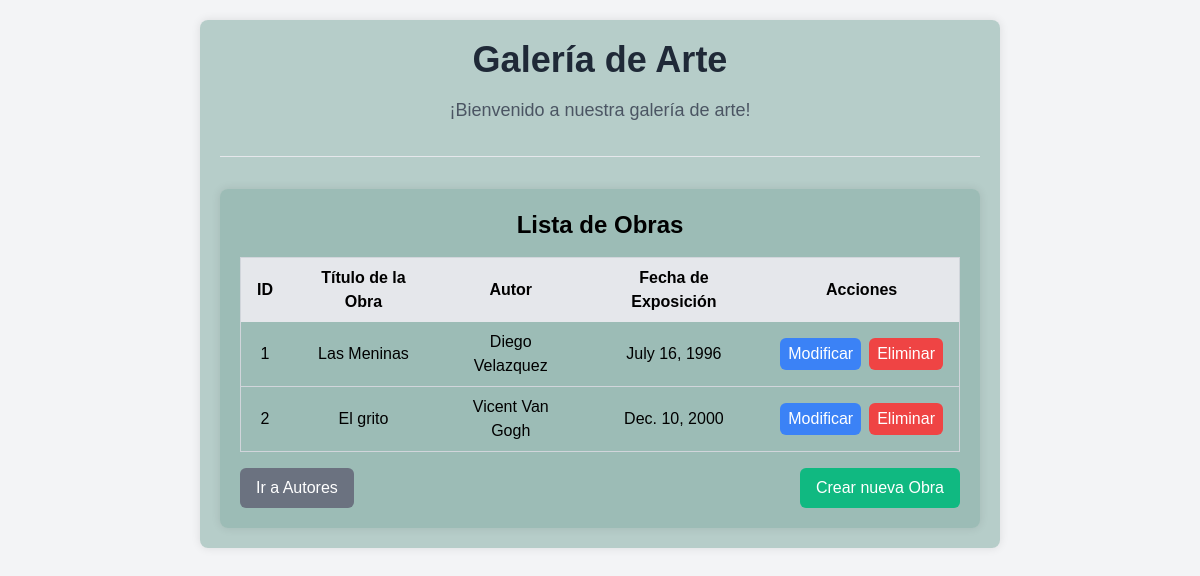
Screenshot of /obra/ with the database file from the repository.
### myapp/models.py (models this page shows, shortened)
class Obra(models.Model):
    Titulo = models.CharField('Titulo de la Obra', max_length = 50, null = False, blank = False)
    Autor = models.ForeignKey(Autor, on_delete = models.DO_NOTHING)
    Fecha_Exposicion = models.DateField()
    class Meta:
        db_table = "obras"

class Autor(models.Model):
    Nombre = models.CharField('Nombre del autor', max_length = 30, null = False, blank = False)
    Apellido = models.CharField('Apellido del autor', max_length = 30, null = False, blank = False)
    Pintura = models.CharField('Estilo de pintura', max_length=50, null = False, blank = False)
    class Meta:
        db_table = "autores"
    def __str__(self):
        return self.Nombre + ' ' + self.Apellido

### myapp/views.py (the view)
# urls.py: path('obra/', obra_lista, name="Lista_Obras"),
def obra_lista(request):
    obras = Obra.objects.all()
    return render(request, 'obra/lista_obra.html', {'obras': obras})

### myapp/templates/obra/lista_obra.html
{% extends 'base.html' %}
{% block content %}
<div class="container mx-auto px-4 py-8">
  <h2 class="text-2xl font-bold text-center mb-4">Lista de Obras</h2>
  <div class="overflow-x-auto">
    <table class="table-auto w-full border-collapse border border-gray-300">
      <thead>
        <tr class="bg-gray-200">
          <th class="py-2 px-4 text-center font-semibold">ID</th>
          <th class="py-2 px-4 text-center font-semibold">Título de la Obra</th>
          <th class="py-2 px-4 text-center font-semibold">Autor</th>
          <th class="py-2 px-4 text-center font-semibold">Fecha de Exposición</th>
          <th class="py-2 px-4 text-center font-semibold">Acciones</th>
        </tr>
      </thead>
      <tbody>
        {% for obra in obras %}
          <tr class="border-b border-gray-300">
            <td class="py-2 px-4 text-center">{{ obra.id }}</td>
            <td class="py-2 px-4 text-center">{{ obra.Titulo }}</td>
            <td class="py-2 px-4 text-center">{{ obra.Autor }}</td>
            <td class="py-2 px-4 text-center">{{ obra.Fecha_Exposicion }}</td>
            <td class="py-2 px-4 text-center">
              <div class="flex justify-center items-center">  <a href="{% url 'Modificar_Obra' obra.id %}" class="bg-blue-500 hover:bg-blue-600 text-white py-1 px-2 rounded-md">Modificar</a>
                <a href="{% url 'Eliminar_Obra' obra.id %}" class="bg-red-500 hover:bg-red-600 text-white py-1 px-2 rounded-md ml-2">Eliminar</a>
              </div>
            </td>
          </tr>
        {% empty %}
          <tr>
            <td class="py-2 px-4 text-center" colspan="4">No hay obras para mostrar.</td>
          </tr>
        {% endfor %}
      </tbody>
    </table>
  </div>
  <div class="text-center mt-4">
    <div class="flex justify-between items-center">
      <a href="{% url 'Lista_Autores'%}" class="bg-gray-500 hover:bg-gray-600 text-white py-2 px-4 rounded-md"><button>Ir a Autores</button></a>
      <a href="{% url 'Crear_Obra' %}" class="bg-green-500 hover:bg-green-600 text-white py-2 px-4 rounded-md">Crear nueva Obra</a>
  </div>
</div>
{% endblock %}

### myapp/templates/base.html (style rules this page uses)
body { font-family: Arial, sans-serif; background-color: #f2f2f2; margin: 0; padding: 20px; }
.container { max-width: 800px; margin: 0 auto; background-color: #8bb0a892; padding: 20px; border-radius: 8px; box-shadow: 0 0 10px rgba(0,0,0,0.1); }

### rows the page displays
Obra: id "1", Titulo "Las Meninas", Autor "Diego Velazquez", Fecha_Exposicion "July 16, 1996"
Obra: id "2", Titulo "El grito", Autor "Vicent Van Gogh", Fecha_Exposicion "Dec. 10, 2000"
